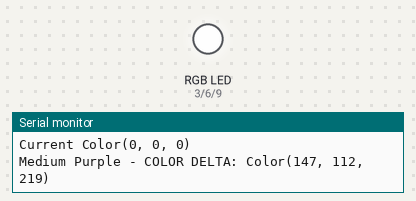
This sketch was run on a simulated Arduino Uno, built with avr-gcc and run on an emulated ATmega328P. On the bench: an RGB LED mixed from three pins (HIGH = lit), the last lines printed to the serial monitor. Dim RGB values are drawn brighter than linear; random numbers use the default seed unless the sketch sets one.

Above: at 0.15 s.
At 11.27 s:
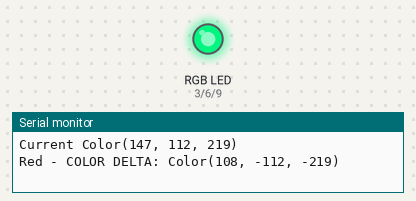
At 16.99 s:
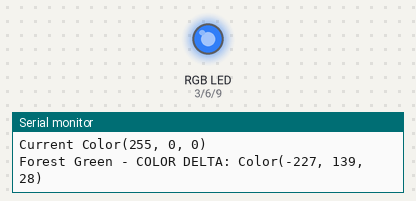
At 22.5 s:
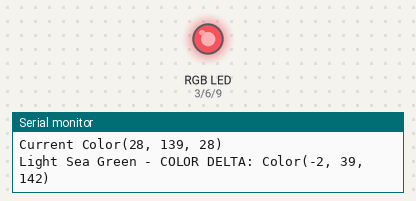
At 28.3 s:
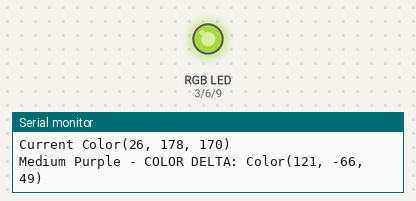
At 39.81 s:
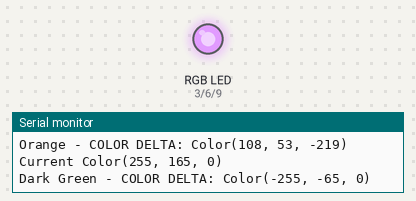
Timing chart, 0 to 40.0 s (numbered marks = the images above):
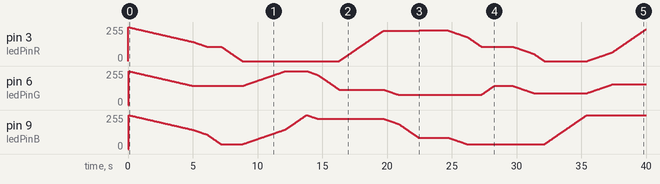

The sketch:

FunCave_Lights.ino
```cpp
int ledPinR = 3;
int ledPinG = 6;
int ledPinB = 9;

#define DEBUG_OUTPUT 0]

const int commonColorCount = 15;
const int colors[commonColorCount][3] =
{
	{ 0, 0, 0 },		//  Black
	{ 147, 112, 219 },	//  Medium Purple
	{ 199, 21, 133 },	//  Medium Violet Red
	{ 255, 20, 147 },	//  Deep Pink
	{ 255, 0, 0 },		//  Red
	{ 255, 140, 0 },	//  Dark Orange
	{ 255, 69, 0 },		//  Orange Red
	{ 255, 165, 0 },	//  Orange
	{ 200, 200, 0 },	//  Yellow
	{ 034, 139, 034 },	//  Forest Green
	{ 0, 250, 154 },	//  Medium Spring Green
	{ 032, 178, 170 },  //  Light Sea Green
	{ 0, 100, 0 },  	//  Dark Green
	{ 0, 255, 255 },  	//  Cyan
	{ 070, 130, 180 },  //  Steel Blue
};

const char* colorNames[commonColorCount] =
{
	"Black",
	"Medium Purple",
	"Medium Violet Red",
	"Deep Pink",
	"Red",
	"Dark Orange",
	"Orange Red",
	"Orange",
	"Yellow",
	"Forest Green",
	"Medium Spring Green",
	"Light Sea Green",
	"Dark Green",
	"Cyan",
	"Steel Blue"
};

struct Color
{
public:
	Color(int r, int g, int b)
	{
		R = r;
		G = g;
		B = b;
	}

	int R;
	int G;
	int B;

	bool isZero()
	{
		return (R == 0 && G == 0 && B == 0);
	}

	int getValue()
	{
		return R + G + B;
	}
};

Color colorCurrent(0, 0, 0);
Color colorDelta(0, 0, 0);
bool colorDisplay = true;
const int colorDeltaDelay = 15;
const int minColorTime = 5000;
unsigned long nextChangeTime = 0;
bool adding = false;

void printColor()
{
#ifdef DEBUG_OUTPUT
	Serial.print("Current Color(");
	Serial.print(colorCurrent.R);
	Serial.print(", ");
	Serial.print(colorCurrent.G);
	Serial.print(", ");
	Serial.print(colorCurrent.B);
	Serial.print(")\n");
#endif
}

void setup()
{
#ifdef DEBUG_OUTPUT
	//  Set up serial communication
	Serial.begin(9600);
#endif

	//  Seed the random generator
	randomSeed(analogRead(0));

	//  Set the pins to output
	pinMode(ledPinR, OUTPUT);
	pinMode(ledPinG, OUTPUT);
	pinMode(ledPinB, OUTPUT);
	analogWrite(ledPinR, 0);
	analogWrite(ledPinG, 0);
	analogWrite(ledPinB, 0);
}

/* Note:
When driving LED's using common anode LED AMP's you have to inverse the duty cycle,
i. e. 255 is off and 0 is full power.
*/

void loop()
{
	adding = false;
	if (colorDelta.R > 0) { colorDelta.R -= 1; colorCurrent.R = min(255, colorCurrent.R + 1); delay(colorDeltaDelay); analogWrite(ledPinR, 255 - colorCurrent.R); adding = true; }
	if (colorDelta.G > 0) { colorDelta.G -= 1; colorCurrent.G = min(255, colorCurrent.G + 1); delay(colorDeltaDelay); analogWrite(ledPinG, 255 - colorCurrent.G); adding = true; }
	if (colorDelta.B > 0) { colorDelta.B -= 1; colorCurrent.B = min(255, colorCurrent.B + 1); delay(colorDeltaDelay); analogWrite(ledPinB, 255 - colorCurrent.B); adding = true; }
	if (adding == false)
	{
		if (colorDelta.R < 0) { colorDelta.R += 1; colorCurrent.R = max(0,   colorCurrent.R - 1); delay(colorDeltaDelay); analogWrite(ledPinR, 255 - colorCurrent.R); }
		if (colorDelta.G < 0) { colorDelta.G += 1; colorCurrent.G = max(0,   colorCurrent.G - 1); delay(colorDeltaDelay); analogWrite(ledPinG, 255 - colorCurrent.G); }
		if (colorDelta.B < 0) { colorDelta.B += 1; colorCurrent.B = max(0,   colorCurrent.B - 1); delay(colorDeltaDelay); analogWrite(ledPinB, 255 - colorCurrent.B); }
	}


	if (colorDelta.isZero() && nextChangeTime < millis())
	{
		printColor();
		int newColorIndex = 0;
		do
		{
			newColorIndex = 1 + random(commonColorCount - 1);
			colorDelta.R = colors[newColorIndex][0] - colorCurrent.R;
			colorDelta.G = colors[newColorIndex][1] - colorCurrent.G;
			colorDelta.B = colors[newColorIndex][2] - colorCurrent.B;
		} while (colorDelta.isZero());
		Serial.print(colorNames[newColorIndex]);

		nextChangeTime = millis() + minColorTime;

#ifdef DEBUG_OUTPUT
		Serial.print(" - COLOR DELTA: Color(");
		Serial.print(colorDelta.R);
		Serial.print(", ");
		Serial.print(colorDelta.G);
		Serial.print(", ");
		Serial.print(colorDelta.B);
		Serial.print(")\n");
#endif
	}
}
```
